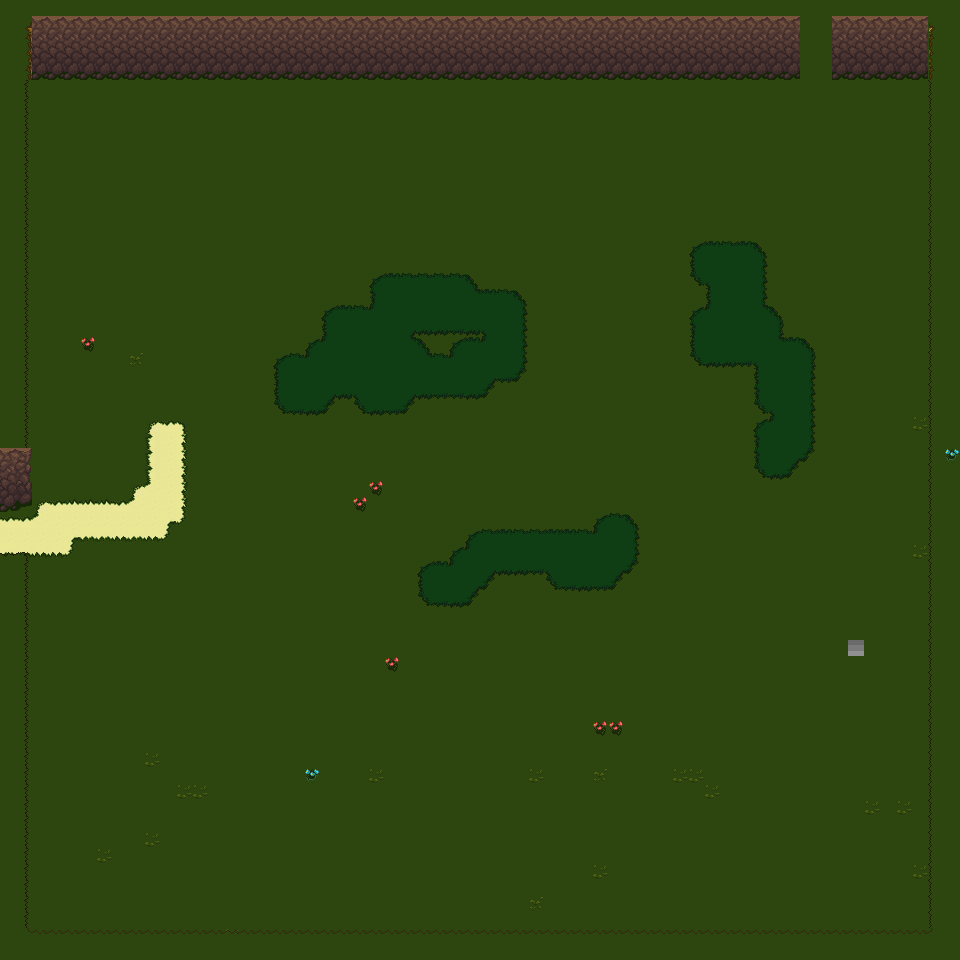

Below is a game level as drawn by its tile map, then a one-line description and the .tmx that defines it (tile-layer data replaced by summaries):
An orthogonal 60x60 tile map with 16x16 px tiles, 3 tile layers (Spring Base, Spring Ground, Spring Upper) and 1 object (Entrance).

<map version="1.5" tiledversion="1.6.0" orientation="orthogonal" renderorder="right-down" compressionlevel="0" width="60" height="60" tilewidth="16" tileheight="16" infinite="0" backgroundcolor="#000000" nextlayerid="7" nextobjectid="61">
 <properties>
  <property name="MapType" value="Town" />
  <property name="Outside" type="bool" value="true" />
 </properties>
 <tileset firstgid="1" source="../Tilesets/tilesetManorGrounds.tsx" />
 <layer id="1" name="Spring Base" width="60" height="60">
  <data>[3600 cells, 3600 non-empty, 38 distinct tile ids]</data>
 </layer>
 <layer id="2" name="Spring Ground" width="60" height="60">
  <data>[3600 cells, 335 non-empty, 24 distinct tile ids]</data>
 </layer>
 <layer id="3" name="Spring Upper" width="60" height="60">
  <data>[3600 cells, 58 non-empty, 3 distinct tile ids]</data>
 </layer>
 <objectgroup id="4" name="MapObject" />
 <objectgroup id="5" name="Travel">
  <object id="57" name="Entrance" x="800" y="0" width="32" height="4">
   <properties>
    <property name="EntranceDir" value="Down" />
    <property name="Map" value="mapCave_Entrance" />
   </properties>
  </object>
 </objectgroup>
 <objectgroup id="6" name="Character" />
</map>
